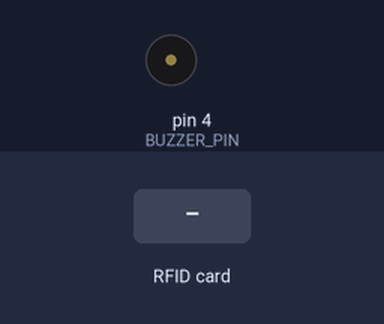
Recording of a sketch running on a simulated Arduino Uno, built with avr-gcc and run on an emulated ATmega328P. Parts: buzzer (waves = sounding). Inputs (shaded band) come from the test bench. What the sketch prints to the serial monitor is not drawn.

Above: at 1.2 s.
1.3 s: RFID card 5E 7A 19 C4 held to the reader
At 1.43 s:
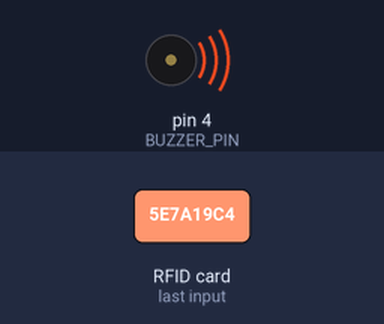
Timing chart, 0 to 4.3 s (numbered marks = the images above; inputs shaded):
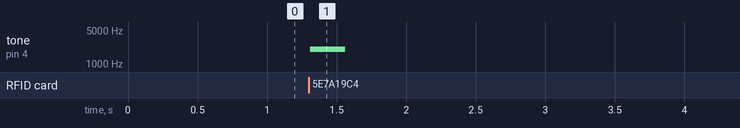

Measured:
- after the input at 1.3 s, tone on pin 4 (BUZZER_PIN): silent → 2000 Hz at once, → silent 0.25 s later

The sketch:

arduino.ino
```cpp
// Arduino Code - RC522 Read RFID Tag UID

#include <SPI.h>
#include <MFRC522.h>

#define LED_PIN 3
#define BUZZER_PIN 4
#define RST_PIN 9
#define SS_PIN 10

MFRC522 rfid(SS_PIN, RST_PIN); // Instance of the class

void setup() {
  Serial.begin(9600);
  SPI.begin(); // Init SPI bus
  rfid.PCD_Init(); // Init RC522
  delay(5);
}

void loop() {
  digitalWrite(LED_PIN, LOW); // turn the LED off by making the voltage LOW
  noTone(BUZZER_PIN); // turn off buzzer
  // Reset the loop if no new card present on the sensor/reader. This saves the entire process when idle.
  if (!rfid.PICC_IsNewCardPresent())
    return;

  // Verify if the NUID has been readed
  if (!rfid.PICC_ReadCardSerial())
    return;

  digitalWrite(LED_PIN, HIGH); // turn the LED on (HIGH is the voltage level)
  tone(BUZZER_PIN, 2000); // turn the buzzer on, send sound of 2kHz
  delay(250); // LED and buzzer on for 250ms
  // Serial.print(F("RFID Tag UID:"));
  printHex(rfid.uid.uidByte, rfid.uid.size);

  rfid.PICC_HaltA(); // Halt PICC
}

// Function to dump a byte array as hex values to Serial.
void printHex(byte *buffer, byte bufferSize) {
  for (byte i = 0; i < bufferSize; i++) {
    Serial.print(buffer[i] < 0x10 ? " 0" : " ");
    Serial.print(buffer[i], HEX);
  }
  Serial.println();
}
```
